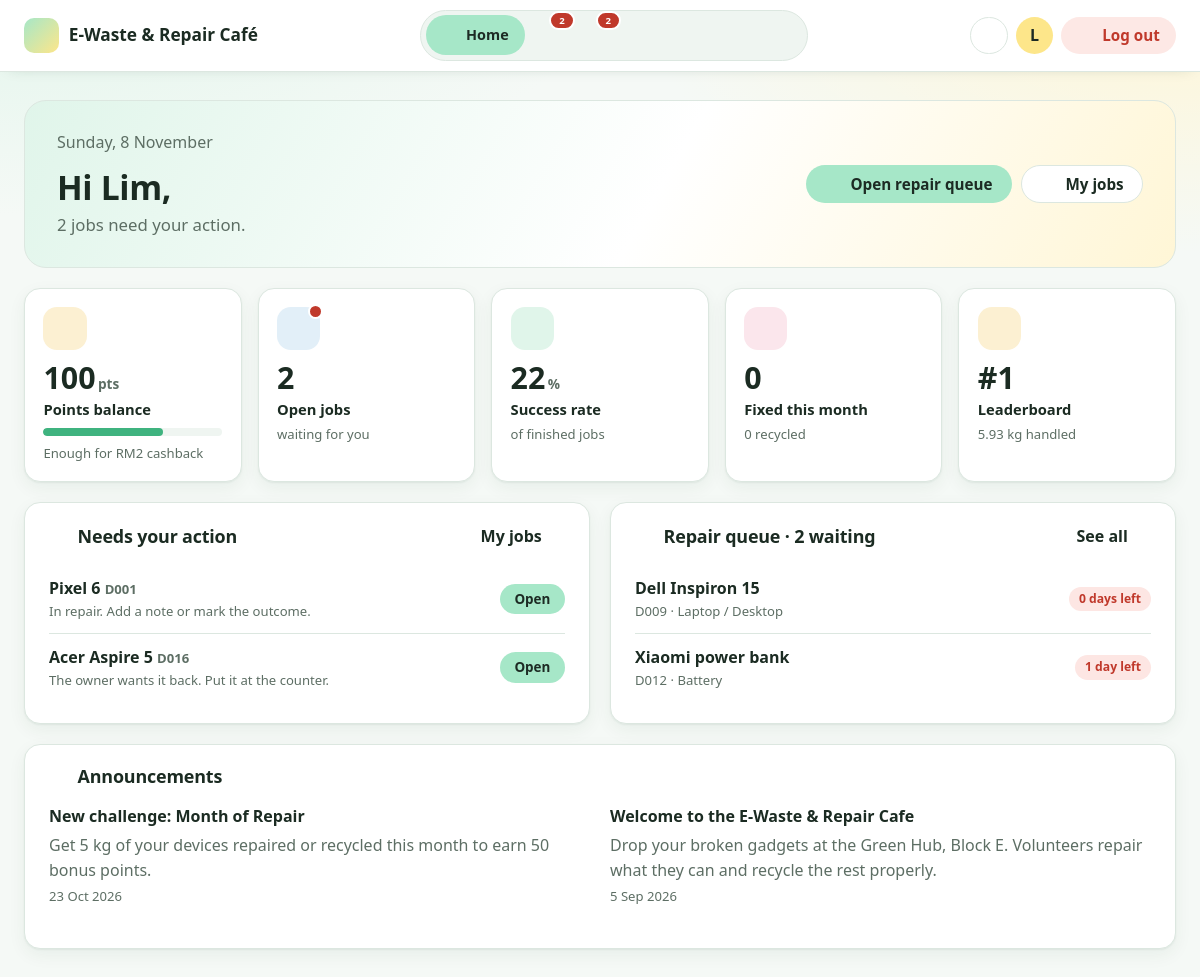
Page /volunteer/index.php (signed in) on the committed database.
### tables this page shows
CREATE TABLE `rewards` (
  `rewardID` varchar(10) NOT NULL,
  `reward_name` varchar(100) NOT NULL,
  `description` varchar(255) NOT NULL,
  `points_required` int(11) NOT NULL,
  `cash_value` decimal(8,2) NOT NULL,
  `stock` int(11) NOT NULL DEFAULT 0,
  CONSTRAINT `chk_rw_points` CHECK (`points_required` > 0),
  CONSTRAINT `chk_rw_cash` CHECK (`cash_value` > 0),
  CONSTRAINT `chk_rw_stock` CHECK (`stock` >= 0)
);

CREATE TABLE `devices` (
  `deviceID` varchar(10) NOT NULL,
  `submitted_by` varchar(10) NOT NULL,
  `categoryID` varchar(10) NOT NULL,
  `claimed_by` varchar(10) DEFAULT NULL,
  `processed_by` varchar(10) DEFAULT NULL,
  `device_name` varchar(100) NOT NULL,
  `fault_description` varchar(255) NOT NULL,
  `photo_path` varchar(255) NOT NULL,
  `weight_kg` decimal(6,2) DEFAULT NULL,
  `status` enum('Submitted','Cancelled','Dropped Off','Claimed','In Repair','Ready for Collection','Completed','Pending Consent','Return Requested','Awaiting Recycle','Recycled','Returned Unrepaired','Collected Unrepaired','Disposed','Returned Unclaimed') NOT NULL DEFAULT 'Submitted',
  `disposal_method` enum('Certified e-waste recycler','Battery take-back programme','Metal recovery','Harvest parts for repair stock') DEFAULT NULL,
  `terms_accepted` tinyint(1) NOT NULL,
  `recycle_consent` tinyint(1) DEFAULT NULL,
  `submitted_at` datetime NOT NULL DEFAULT current_timestamp(),
  `status_changed_at` datetime NOT NULL DEFAULT current_timestamp(),
  CONSTRAINT `chk_dev_weight` CHECK (`weight_kg` IS NULL OR (`weight_kg` > 0 AND `weight_kg` <= 50)),
  CONSTRAINT `chk_dev_terms` CHECK (`terms_accepted` = 1)
);

CREATE TABLE `categories` (
  `categoryID` varchar(10) NOT NULL,
  `category_name` varchar(50) NOT NULL,
  `multiplier` decimal(7,2) NOT NULL,
  `max_points` int(11) NOT NULL,
  `is_active` tinyint(1) NOT NULL DEFAULT 1,
  CONSTRAINT `chk_cat_multiplier` CHECK (`multiplier` > 0),
  CONSTRAINT `chk_cat_max` CHECK (`max_points` > 0)
);

CREATE TABLE `announcements` (
  `announcementID` varchar(10) NOT NULL,
  `created_by` varchar(10) NOT NULL,
  `title` varchar(100) NOT NULL,
  `message` varchar(500) NOT NULL,
  `created_at` datetime NOT NULL DEFAULT current_timestamp()
);

### includes/functions.php (called while the page is built, shortened)
<?php
require_once __DIR__ . '/icons.php';
function e($value)
{
    return htmlspecialchars((string) $value, ENT_QUOTES, 'UTF-8');
}
function nice_date($datetime, $withTime = false)
{
    return date($withTime ? 'j M Y, g:i A' : 'j M Y', strtotime($datetime));
}
function db_all($conn, $sql, $types = '', $params = [])
{
    $stmt = $conn->prepare($sql);
    if ($types !== '') $stmt->bind_param($types, ...$params);
    $stmt->execute();
    $result = $stmt->get_result();
    return $result->fetch_all(MYSQLI_ASSOC);
}
function db_one($conn, $sql, $types = '', $params = [])
{
    $rows = db_all($conn, $sql, $types, $params);
    return $rows[0] ?? null;
}
function db_value($conn, $sql, $types = '', $params = [])
{
    $row = db_one($conn, $sql, $types, $params);
    return $row ? array_values($row)[0] : null;
}
function sql_list($values)
{
    return "'" . implode("', '", $values) . "'";
}
function overdue_sql($statuses, $alias = '')
{
    return $alias . 'status IN (' . sql_list($statuses) . ') AND ' . $alias . 'status_changed_at < NOW() - INTERVAL ' . DEADLINE_DAYS . ' DAY';
}
function require_role($conn, $role, $root)
{
    check_collection_deadlines($conn);
}

### includes/collection_deadlines.php (called while the page is built, shortened)
<?php
function check_collection_deadlines($conn)
{
    require_once __DIR__ . '/volunteer_logic.php';
    $devices = db_all($conn,
        "SELECT deviceID, device_name, status, submitted_by, claimed_by FROM devices WHERE " . overdue_sql(WAITING_FOR_ACTION));
}

### includes/volunteer_logic.php (called while the page is built, shortened)
<?php
function vol_kg_number($value)
{
    return rtrim(rtrim(number_format((float) $value, 2, '.', ''), '0'), '.') ?: '0';
}
function vol_days_left_text($days)
{
    $days = max(0, (int) $days);
    return $days . ($days === 1 ? ' day left' : ' days left');
}
function vol_queue($conn, $me)
{
    $days = (int) DEADLINE_DAYS;
    return db_all($conn,
        "SELECT d.deviceID, d.device_name, d.fault_description, d.photo_path, d.weight_kg,
                d.status_changed_at, c.category_name,
                $days - DATEDIFF(NOW(), d.status_changed_at) AS days_left
           FROM devices d JOIN categories c ON c.categoryID = d.categoryID
          WHERE d.status = 'Dropped Off' AND d.claimed_by IS NULL AND d.submitted_by <> ?
            AND DATEDIFF(NOW(), d.status_changed_at) <= $days
          ORDER BY d.status_changed_at ASC, d.deviceID ASC", 's', [$me]);
}
function vol_my_jobs($conn, $me)
{
    return db_all($conn,
        "SELECT d.deviceID, d.device_name, d.fault_description, d.photo_path, d.weight_kg,
                d.status, d.status_changed_at, c.category_name, u.name AS owner_name
           FROM devices d
           JOIN categories c ON c.categoryID = d.categoryID
           JOIN users u ON u.tp_number = d.submitted_by
          WHERE d.claimed_by = ? AND d.status IN ('Claimed', 'In Repair', 'Return Requested')
          ORDER BY d.status_changed_at ASC, d.deviceID ASC", 's', [$me]);
}
function vol_points_balance($conn, $me)
{
    return (int) db_value($conn, "SELECT COALESCE(SUM(points), 0) FROM points_transactions WHERE tp_number = ?", 's', [$me]);
}
function vol_stats($conn, $me, $from = null, $to_exclusive = null)
{
    $sql = "SELECT d.status, d.weight_kg FROM devices d WHERE d.claimed_by = ?";
    $types = 's'; $args = [$me];
    $r = ['claimed' => 0, 'fixed' => 0, 'recycled' => 0, 'notfixed' => 0, 'kg' => 0.0, 'rate' => null];
    foreach (db_all($conn, $sql, $types, $args) as $row) {
        $r['claimed']++;
        $r['kg'] += (float) $row['weight_kg'];
        if (in_array($row['status'], VOL_FIXED, true))    $r['fixed']++;
        if ($row['status'] === 'Recycled')                $r['recycled']++;
        if (in_array($row['status'], VOL_NOTFIXED, true)) $r['notfixed']++;
    }
    $done = $r['fixed'] + $r['notfixed'];
    $r['rate'] = $done > 0 ? (int) round($r['fixed'] * 100 / $done) : null;
    return $r;
}
function vol_month_counts($conn, $me)
{
    $from = date('Y-m-01 00:00:00');
    $to   = date('Y-m-01 00:00:00', strtotime('first day of next month'));
    return [
        'fixed' => (int) db_value($conn,
            "SELECT COUNT(*) FROM device_status_history
              WHERE changed_by = ? AND new_status = 'Ready for Collection' AND changed_at >= ? AND changed_at < ?",
            'sss', [$me, $from, $to]),
        'recycled' => (int) db_value($conn,
            "SELECT COUNT(*) FROM device_status_history h JOIN devices d ON d.deviceID = h.deviceID
              WHERE d.claimed_by = ? AND h.new_status = 'Recycled' AND h.changed_at >= ? AND h.changed_at < ?",
            'sss', [$me, $from, $to]),
    ];
}
function vol_leaderboard($conn)
{
    $rows = db_all($conn,
        "SELECT u.tp_number, u.name,
                COALESCE(SUM(CASE WHEN p.points > 0 THEN p.points ELSE 0 END), 0) AS earned
           FROM volunteers v
           JOIN users u ON u.tp_number = v.tp_number
           LEFT JOIN points_transactions p ON p.tp_number = u.tp_number
          WHERE u.is_active = 1
          GROUP BY u.tp_number, u.name
          ORDER BY earned DESC, u.name ASC");
    $rank = 0; $prev = null; $pos = 0;
    foreach ($rows as &$r) {
        $pos++;
        if ($prev === null || (int) $r['earned'] !== $prev) $rank = $pos;
        $r['rank'] = $rank;
        $prev = (int) $r['earned'];
    }
    return $rows;
}
function vol_rewards($conn)
{
    return db_all($conn, "SELECT rewardID, reward_name, description, points_required, cash_value, stock FROM rewards ORDER BY points_required ASC");
}

### volunteer/index.php (the view, shortened to what this page needs)
<?php
require '../config/db.php';
require '../includes/functions.php';
require_once '../includes/volunteer_logic.php';
require_role($conn, 'volunteer', '../');
$me = $_SESSION['tp_number'];
$jobs    = vol_my_jobs($conn, $me);
$queue   = vol_queue($conn, $me);
$balance = vol_points_balance($conn, $me);
$stats   = vol_stats($conn, $me);
$month   = vol_month_counts($conn, $me);
$rank = null;
foreach (vol_leaderboard($conn) as $row) {
    if ($row['tp_number'] === $me) { $rank = $row['rank']; break; }
}
$affordable = null; $next = null;
foreach (vol_rewards($conn) as $rw) {
    if ($balance >= (int) $rw['points_required']) $affordable = $rw;
    elseif ($next === null) $next = $rw;
}
$bar = $next ? min(100, (int) round($balance * 100 / (int) $next['points_required'])) : 100;
$announcements = db_all($conn, "SELECT title, message, created_at FROM announcements ORDER BY created_at DESC, announcementID DESC LIMIT 2");
$first_name = explode(' ', trim($_SESSION['name']))[0];
require '../includes/volunteer_top.php';
?>
<section class="hero-card">
    <div>
        <p class="muted"><?= e(date('l, j F')) ?></p>
        <h1>Hi <?= e($first_name) ?>,</h1>
        <p class="serif-line">
            <?php if (!$jobs): ?>
                You have no jobs in progress. Pick a device from the queue.
            <?php else: ?>
                <?= count($jobs) ?> job<?= count($jobs) === 1 ? '' : 's' ?> need<?= count($jobs) === 1 ? 's' : '' ?> your action.
            <?php endif; ?>
        </p>
    </div>
    <div class="hero-actions">
        <a class="btn btn-primary" href="repair_queue.php"><?= icon('inbox') ?> Open repair queue</a>
        <a class="btn btn-outline" href="my_jobs.php"><?= icon('wrench') ?> My jobs</a>
    </div>
    <span class="hero-art" aria-hidden="true"><?= icon('recycle') ?></span>
</section>
<div class="stat-grid mt-lg">
    <a class="stat-card" href="points.php">
        <span class="stat-icon tint-gold"><?= icon('wallet') ?></span>
        <span class="stat-value"><?= $balance ?><small>pts</small></span>
        <span class="stat-title">Points balance</span>
        <div class="bar my-xs"><span style="width: <?= $bar ?>%"></span></div>
        <small><?= $affordable ? 'Enough for RM' . number_format((float) $affordable['cash_value'], 0) . ' cashback' : 'Keep earning to unlock cashback' ?></small>
    </a>
    <a class="stat-card <?= $jobs ? 'has-work' : '' ?>" href="my_jobs.php">
        <span class="stat-icon tint-sky"><?= icon('wrench') ?></span>
        <span class="stat-value"><?= count($jobs) ?></span>
        <span class="stat-title">Open jobs</span>
        <small>waiting for you</small>
    </a>
    <div class="stat-card">
        <span class="stat-icon tint-mint"><?= icon('check') ?></span>
        <span class="stat-value"><?= $stats['rate'] === null ? '–' : (int) $stats['rate'] . '<small>%</small>' ?></span>
        <span class="stat-title">Success rate</span>
        <small><?= $stats['rate'] === null ? 'no finished jobs yet' : 'of finished jobs' ?></small>
    </div>
    <div class="stat-card">
        <span class="stat-icon tint-rose"><?= icon('recycle') ?></span>
        <span class="stat-value"><?= $month['fixed'] ?></span>
        <span class="stat-title">Fixed this month</span>
        <small><?= $month['recycled'] ?> recycled</small>
    </div>
    <a class="stat-card" href="challenge.php">
        <span class="stat-icon tint-gold"><?= icon('flag') ?></span>
        <span class="stat-value"><?= $rank !== null ? '#' . (int) $rank : '–' ?></span>
        <span class="stat-title">Leaderboard</span>
        <small><?= e(vol_kg_number($stats['kg'])) ?> kg handled</small>
    </a>
</div>
<div class="two-col">
    <section class="card">
        <div class="card-head"><h2 class="card-title"><?= icon('wrench') ?> Needs your action</h2><a class="link-arrow" href="my_jobs.php">My jobs <?= icon('arrow-right') ?></a></div>
        <?php if (!$jobs): ?>
            <?php empty_state('check', 'Nothing needs your action. Claim a device from the repair queue to start a job.') ?>
        <?php else: ?>
            <ul class="simple-list">
                <?php foreach (array_slice($jobs, 0, 4) as $j): ?>
                    <li>
                        <div>
                            <strong><?= e($j['device_name']) ?> <small class="muted"><?= e($j['deviceID']) ?></small></strong>
                            <small class="muted">
                                <?= $j['status'] === 'Claimed' ? 'Collect it from the Green Hub, then confirm receipt.'
                                  : ($j['status'] === 'In Repair' ? 'In repair. Add a note or mark the outcome.'
                                  : 'The owner wants it back. Put it at the counter.') ?>
                            </small>
                        </div>
                        <a class="btn btn-primary btn-sm ml-auto" href="my_jobs.php#job-<?= e($j['deviceID']) ?>">Open</a>
                    </li>
                <?php endforeach; ?>
            </ul>
        <?php endif; ?>
    </section>
    <section class="card">
        <div class="card-head"><h2 class="card-title"><?= icon('inbox') ?> Repair queue · <?= count($queue) ?> waiting</h2><a class="link-arrow" href="repair_queue.php">See all <?= icon('arrow-right') ?></a></div>
        <?php if (!$queue): ?>
            <?php empty_state('inbox', 'No devices are waiting right now.') ?>
        <?php else: ?>
            <ul class="simple-list">
                <?php foreach (array_slice($queue, 0, 4) as $d): ?>
                    <li>
                        <div>
                            <strong><?= e($d['device_name']) ?></strong>
                            <small class="muted"><?= e($d['deviceID']) ?> · <?= e($d['category_name']) ?></small>
                        </div>
                        <span class="badge <?= (int) $d['days_left'] <= 1 ? 'badge-urgent' : ((int) $d['days_left'] <= 3 ? 'badge-warn' : 'badge-ok') ?> ml-auto"><?= e(vol_days_left_text($d['days_left'])) ?></span>
                    </li>
                <?php endforeach; ?>
            </ul>
        <?php endif; ?>
    </section>
</div>
<section class="card">
    <div class="card-head"><h2 class="card-title"><?= icon('megaphone') ?> Announcements</h2></div>
    <?php if (!$announcements): ?>
        <?php empty_state('megaphone', 'No announcements yet.') ?>
    <?php else: ?>
        <div class="two-col">
            <?php foreach ($announcements as $a): ?>
                <div>
                    <strong><?= e($a['title']) ?></strong>
                    <p class="muted my-xs"><?= e($a['message']) ?></p>
                    <small class="muted"><?= nice_date($a['created_at']) ?></small>
                </div>
            <?php endforeach; ?>
        </div>
    <?php endif; ?>
</section>
<?php require '../includes/bottom.php'; ?>

### rows in the picture
rewards: cash_value "2"
devices: device_name "Pixel 6", deviceID "D001", shows "In repair. Add a note or mark the outcome."
devices: device_name "Acer Aspire 5", deviceID "D016", shows "The owner wants it back. Put it at the counter."
devices: device_name "Dell Inspiron 15", deviceID "D009", categoryID.category_name "Laptop / Desktop", days_left "0 days left"
devices: device_name "Xiaomi power bank", deviceID "D012", categoryID.category_name "Battery", days_left "1 day left"
announcements: title "New challenge: Month of Repair", message "Get 5 kg of your devices repaired or recycled this month to earn 50 bonus points.", created_at "23 Oct 2026"
announcements: title "Welcome to the E-Waste & Repair Cafe", message "Drop your broken gadgets at the Green Hub, Block E. Volunteers repair what they can and recycle the rest properly.", created_at "5 Sep 2026"

### other values in the picture
$nav_label "Home"
$nav_badges[$nav_key] "2"
$initial "L"
$first_name "Lim"
count($jobs) "2"
$balance "100"
$stats['rate'] "22"
$month['fixed'] "0"
$month['recycled'] "0"
$rank "1"
vol_kg_number($stats['kg']) "5.93"
count($queue) "2"
